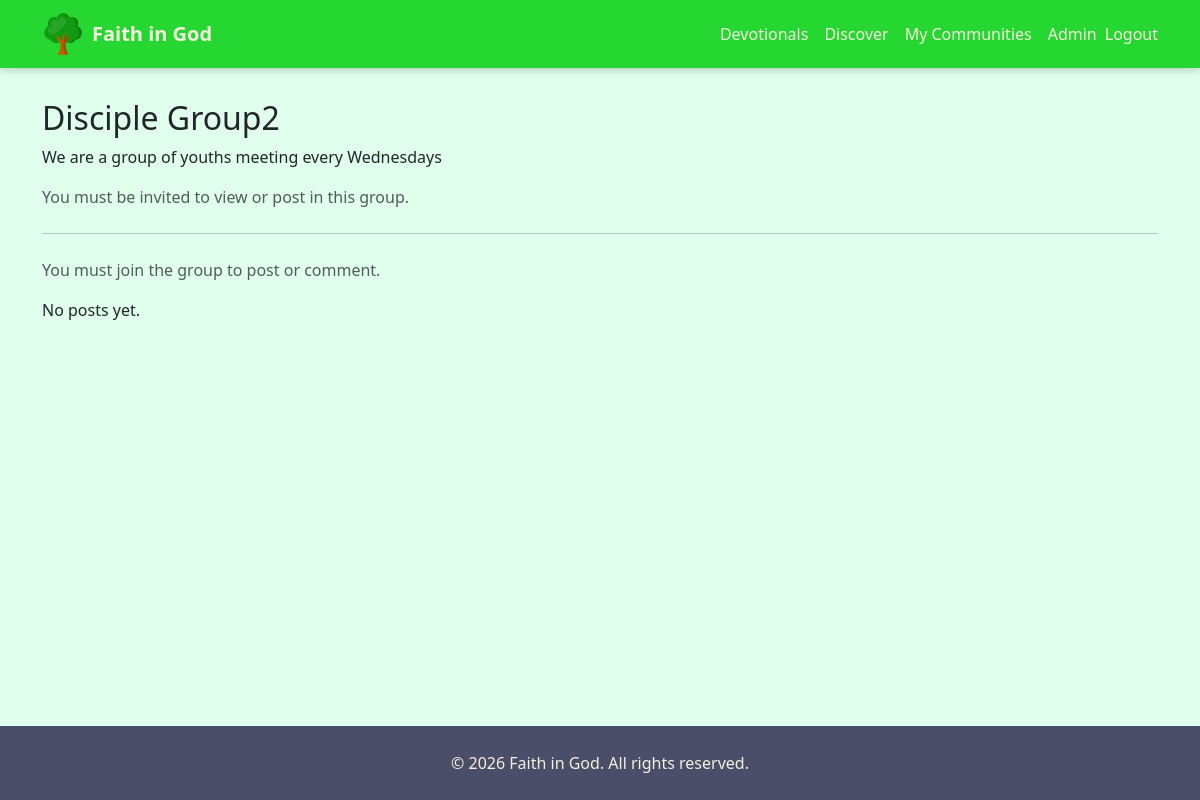
The page /groups/2/ (signed in) on the database as committed earlier.
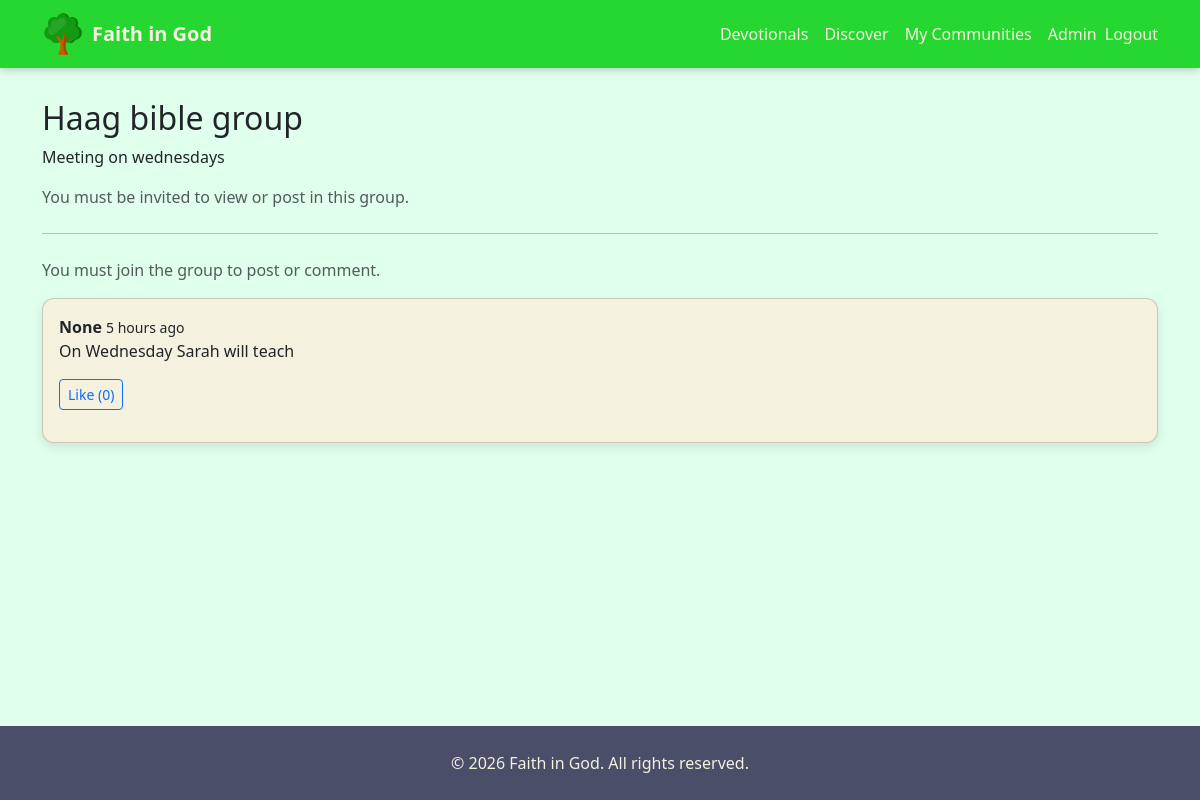
The same page on the database as committed later.
### engagement/models.py (models this page shows, shortened)
class Group(models.Model):
    GROUP_TYPES = [
        ("small", "Small Group"),
    ]
    name = models.CharField(max_length=200)
    description = models.TextField(blank=True)
    leader = models.ForeignKey(
        User, on_delete=models.SET_NULL, null=True, related_name="led_groups"
    )
    group_type = models.CharField(
        max_length=20, choices=GROUP_TYPES, default="small"
    )
    created_at = models.DateTimeField(auto_now_add=True)
    is_active = models.BooleanField(default=True)
    image = models.ImageField(
        upload_to="groups/",
        blank=True,
        null=True,
        validators=[validate_file_size]
    )
    def next_meeting(self):
        return self.meetings.filter(
            start_time__gte=timezone.now()
        ).order_by('start_time').first()
    class Meta:
        verbose_name = "Church Group"
        verbose_name_plural = "Church Groups"

class GroupPost(models.Model):
    group = models.ForeignKey(Group, on_delete=models.CASCADE, related_name='posts')
    author = models.ForeignKey(User, on_delete=models.CASCADE, related_name='group_posts')
    content = models.TextField()
    is_pinned = models.BooleanField(default=False)  # ✅ ADD THIS
    created_at = models.DateTimeField(auto_now_add=True)
    class Meta:
        ordering = ['-is_pinned', '-created_at']

### engagement/views.py (the view, shortened to what this page needs)
# urls.py: path("<int:group_id>/", views.group_detail, name="group_detail"),
@login_required
def group_detail(request, group_id):
    group = get_object_or_404(Group, id=group_id)
    is_member = GroupMember.objects.filter(
        user=request.user,
        group=group
    ).exists()
    posts = GroupPost.objects.filter(
        group=group
    ).prefetch_related("replies", "likes", "author")
    return render(request, "engagement/group_detail.html", {
        "group": group,
        "is_member": is_member,
        "posts": posts,
    })

### content/context_processors.py (called while the page is built)
def global_updates(request):
    updates = Update.objects.filter(is_published=True).order_by("-created_at")
    return {"global_updates": updates}

### engagement/context_processors.py (called while the page is built)
def next_meeting(request):
    if not request.user.is_authenticated:
        return {}
    meeting = Meeting.objects.filter(
        group__members__user=request.user,
        group__members__is_active=True,
        start_time__gte=timezone.now()
    ).order_by("start_time").first()
    return {
        "next_group_meeting": meeting
    }

def user_groups(request):
    if request.user.is_authenticated:
        groups = GroupMember.objects.filter(
            user=request.user,
            is_active=True
        ).select_related("group")
        return {"user_groups": [gm.group for gm in groups]}
    return {}

def pending_invitations(request):
    if request.user.is_authenticated:
        invites = GroupInvitation.objects.filter(
            invited_user=request.user,
            accepted=False
        ).select_related("group")
        return {
            "pending_invites": invites,
            "pending_invites_count": invites.count()
        }
    return {}

### engagement/templates/engagement/group_detail.html (shortened to what this page needs)
{% extends "base.html" %}
{% load static humanize %}
{% block content %}
<h2>{{ group.name }}</h2>
<p>{{ group.description }}</p>
{% if is_member %}
{% else %}
    <p class="text-muted">You must be invited to view or post in this group.</p>
{% endif %}
<hr class="my-4">
{% if is_member %}
<h3>Group Feed</h3>
<form method="post" class="mb-4">
    {% csrf_token %}
    <textarea name="post_content" class="form-control mb-2" placeholder="Write something..." rows="2"></textarea>
    <button type="submit" class="btn btn-primary">Post</button>
</form>
{% else %}
<p class="text-muted">You must join the group to post or comment.</p>
{% endif %}
{% for post in posts %}
<div class="card mb-3">
    <div class="card-body">
        <strong>{{ post.author.username }}</strong>
        <small>{{ post.created_at|naturaltime }}</small>
        <p>{{ post.content }}</p>
        <form method="post" action="{% url 'engagement:toggle_like' post.id %}" class="d-inline">
            <button type="submit" class="btn btn-sm btn-outline-primary">
                Like ({{ post.likes.count }})
            </button>
        </form>
    </div>
</div>
{% empty %}
<p>No posts yet.</p>
{% endfor %}
{% endblock %}

Rows that differ between the two databases and show on the page:
changed Group: name "Disciple Group2" → "Haag bible group"; description "We are a group of youths meeting every Wednesdays" → "Meeting on wednesdays"
now on this page (row edited): GroupPost: author.username "None", created_at "5 hours ago", content "On Wednesday Sarah will teach", likes.count "0"
Other text that changed with them:
text no longer shown: "No posts yet."
